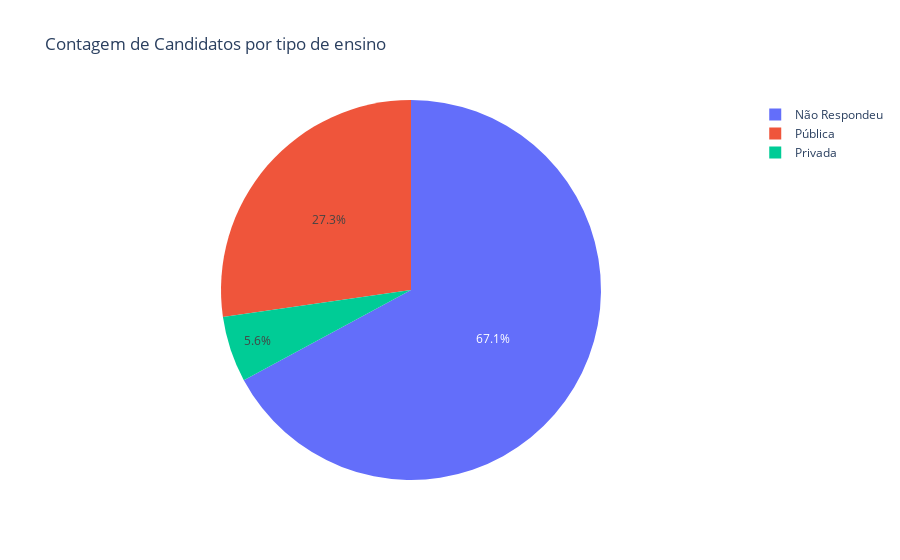

The notebook cell this image was saved under:
### Code cell
trace_escola_c = go.Pie(labels = df_escola_c.index,
                        values = df_escola_c['Media'])
data_escola_c = [trace_escola_c]
layout_escola_c = go.Layout(title = 'Contagem de Candidatos por tipo de ensino')
fig_escola_c = go.Figure(data = data_escola_c, layout = layout_escola_c)
py.iplot(fig_escola_c)

### Figure 1 — Plotly figure (JSON) as saved in the notebook; plotly's stock layout.template omitted (floating-point values rounded to 4 significant figures)
{"data": [{"labels": ["Não Respondeu", "Privada", "Pública"], "type": "pie", "values": [2484853, 207302, 1009852]}], "layout": {"title": {"text": "Contagem de Candidatos por tipo de ensino"}}}
